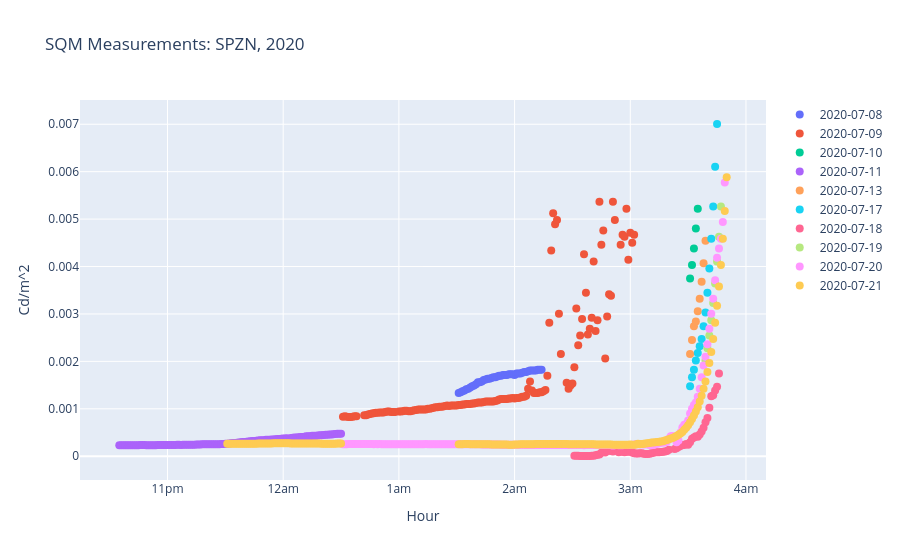

Here is the notebook cell this chart was saved with:
### Markdown cell above
### Plot the data

### Code cell
from numpy.polynomial import polynomial as P

plot_bestfit = False
plot_scatter = True

fig = go.Figure()

for night, group in df_night.groupby('night'):
    
    # Use fractional hours for x-axis, wrapping past-midnight ti000mes
    # hours = group.index.hour + group.index.minute / 60
    # hours = np.where(hours < t_start, hours + 24, hours)  # 1am -> 25, etc

    night_str = night.strftime('%Y-%m-%d')

    print(group)

    if plot_scatter:
        fig.add_trace(
            go.Scatter(
                x=group['adjusted_hours'], 
                y=group['candela'], 
                name=night_str, 
                mode='markers',
                marker=dict(
                    size=8,
                ),
                ))
    
    # Add a best-fit line with variance:
    if plot_bestfit:
        if len(hours) < 6:
            continue

        # Sort by hour for a clean line
        sort_idx = np.argsort(hours)
        hours_sorted = hours[sort_idx]
        mags_sorted = group['candela'][sort_idx]

        # Fit 5th degree polynomial
        coeffs = np.polyfit(hours_sorted, mags_sorted, 4)
        poly = np.poly1d(coeffs)

        # Evaluate on a smooth grid
        x_grid = np.linspace(hours_sorted.min(), hours_sorted.max(), 300)
        y_fit = poly(x_grid)

        # Residual std dev as variance estimate
        y_at_data = poly(hours_sorted)
        residuals = mags_sorted - y_at_data
        std = np.std(residuals)

        color = night_color[night]
        ax.plot(x_grid, y_fit, color=color, linewidth=1.5, label=str(night.date()))
        ax.fill_between(x_grid, y_fit - std, y_fit + std, color=color, alpha=0.15)

fig.update_layout(
    title=dict(
        text=f'SQM Measurements: {loc}, {year}'
    ),
    xaxis=dict(
        title=dict(text='Hour'),
        tickmode='array',
        tickvals=[20,21, 22, 23, 24, 25,26,27,28,29,30],
        ticktext=['8pm','9pm','10pm','11pm','12am','1am','2am','3am','4am','5am','6am']
    ),
    yaxis=dict(
        title=dict(text='Cd/m^2')
    ),
)

fig.show()
fig.write_html(f'./{loc}_{t_start}_{t_end}_interactive.html')
